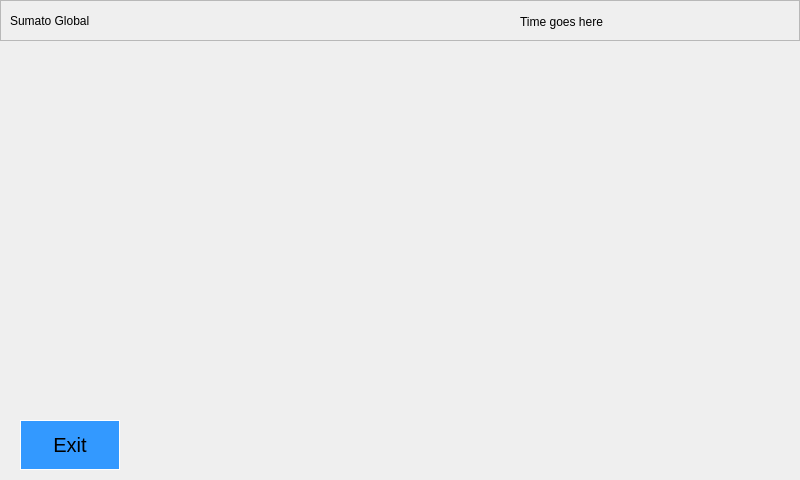
<?xml version="1.0" encoding="UTF-8"?>
<ui version="4.0">
 <class>printQueueWidget</class>
 <widget class="QWidget" name="printQueueWidget">
  <property name="geometry">
   <rect>
    <x>0</x>
    <y>0</y>
    <width>800</width>
    <height>480</height>
   </rect>
  </property>
  <property name="windowTitle">
   <string>Form</string>
  </property>
  <widget class="QFrame" name="topFrame">
   <property name="geometry">
    <rect>
     <x>0</x>
     <y>0</y>
     <width>800</width>
     <height>41</height>
    </rect>
   </property>
   <property name="autoFillBackground">
    <bool>false</bool>
   </property>
   <property name="frameShape">
    <enum>QFrame::StyledPanel</enum>
   </property>
   <property name="frameShadow">
    <enum>QFrame::Raised</enum>
   </property>
   <widget class="QLabel" name="timeLabel">
    <property name="geometry">
     <rect>
      <x>323</x>
      <y>1</y>
      <width>477</width>
      <height>41</height>
     </rect>
    </property>
    <property name="text">
     <string>Time goes here</string>
    </property>
    <property name="alignment">
     <set>Qt::AlignCenter</set>
    </property>
   </widget>
   <widget class="QLabel" name="companyLabel">
    <property name="geometry">
     <rect>
      <x>10</x>
      <y>0</y>
      <width>161</width>
      <height>41</height>
     </rect>
    </property>
    <property name="text">
     <string>Sumato Global</string>
    </property>
   </widget>
  </widget>
  <widget class="QListWidget" name="listWidget">
   <property name="geometry">
    <rect>
     <x>20</x>
     <y>90</y>
     <width>511</width>
     <height>311</height>
    </rect>
   </property>
   <property name="styleSheet">
    <string notr="true">background-color: rgba(0,0,0,0%); border: none;</string>
   </property>
  </widget>
  <widget class="QFrame" name="printStatusFrame">
   <property name="geometry">
    <rect>
     <x>560</x>
     <y>90</y>
     <width>201</width>
     <height>311</height>
    </rect>
   </property>
   <property name="styleSheet">
    <string notr="true">background-color: rgba(0,0,0,0%); border: none;</string>
   </property>
   <property name="frameShape">
    <enum>QFrame::StyledPanel</enum>
   </property>
   <property name="frameShadow">
    <enum>QFrame::Raised</enum>
   </property>
  </widget>
  <widget class="QToolButton" name="exitButton">
   <property name="geometry">
    <rect>
     <x>20</x>
     <y>420</y>
     <width>100</width>
     <height>50</height>
    </rect>
   </property>
   <property name="font">
    <font>
     <pointsize>15</pointsize>
    </font>
   </property>
   <property name="styleSheet">
    <string notr="true">background-color: #3399ff; border: 1px solid white</string>
   </property>
   <property name="text">
    <string>Exit</string>
   </property>
  </widget>
 </widget>
 <resources/>
 <connections/>
</ui>
